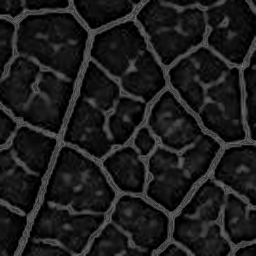
#> input picture dataset/train/images/daun_001_20250613_111058_gray.tif, 256 x 256 px, found by its file name; its folder holds only this picture in this run
$ python morph.py
#> lines starting #> are read from the running program, lines starting #| are printed output that depends on the picture; after the words box and inside, x2 and y2 are one past the last pixel; in counts of white or black regions, pixels touching at a corner belong together
import numpy as np
import cv2
import os
from skimage.morphology import skeletonize

# [35 lines left out: function dip_morphological_processing, not called in this run]

# Generate ground truth masks
def generate_ground_truth_masks(sourcePath, outputPath):
    # Ensure output directory exists
    os.makedirs(outputPath, exist_ok=True)

    for imagePath in os.listdir(sourcePath):
        inputPath = os.path.join(sourcePath, imagePath)

        # Read image; if it fails skip
        img = cv2.imread(inputPath)
#> img is the input picture: shape (256, 256, 3); min 0, max 143, mean 28
        if img is None:
            # skip non-image files
            continue

        # Reduce brightness and blur
        img = cv2.convertScaleAbs(img, alpha=1.0, beta=-50)
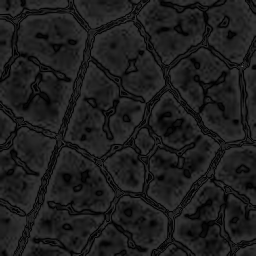
#> img: shape (256, 256, 3); min 0, max 93, mean 29.8
        img = cv2.GaussianBlur(img, (7, 7), 0)

        # Convert to grayscale (from BGR)
        gray = cv2.cvtColor(img, cv2.COLOR_BGR2GRAY)

        # Binary thresholding using Otsu
        _, binary = cv2.threshold(gray, 0, 255, cv2.THRESH_BINARY + cv2.THRESH_OTSU)
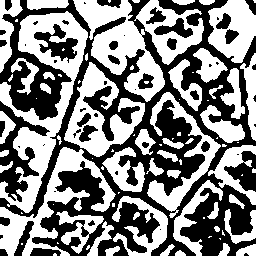
#> binary: shape (256, 256); 52.1% white; 53 black regions (23 under 20 px), largest, box (x1, y1, x2, y2) and area: (0, 0, 256, 256) 25498, (0, 101, 50, 202) 1653, (34, 24, 78, 63) 736
        binary = cv2.bitwise_not(binary)  # Invert the binary image
        filename = os.path.splitext(imagePath)[0] + '_binary.tif'
        cv2.imwrite(os.path.join(outputPath, filename), binary)

# Randome images and save to the folder for training and testing
# [36 lines left out: function random_save_images, not called in this run]

if __name__ == '__main__':
    # path of the folder containing the images
    sourcePath = 'd://z/master/comvis/leaf_vein/images/roi/daun/'
    # path of the folder that will contain the modified image
    outputPath0 = 'd://z/master/comvis/leaf_vein/images/resize/daun/'
    outputPath1 = 'd://z/master/comvis/leaf_vein/images/gray/daun/'
    outputPath2 = 'd://z/master/comvis/leaf_vein/images/morph/daun2/'
    # run
    #dip_morphological_processing(sourcePath, outputPath0, outputPath1, outputPath2)

    # random save images for training and testing
    outputPath_train = 'd://z/master/comvis/leaf_vein/dataset/train/images/'
    outputPath_test = 'd://z/master/comvis/leaf_vein/dataset/test/images/'
    #random_save_images(outputPath0, outputPath_train, outputPath_test)

    # process the images in the morph folder for training and testing
    mask_outputPath_train = 'd://z/master/comvis/leaf_vein/dataset/train/masks/'
    mask_outputPath_test = 'd://z/master/comvis/leaf_vein/dataset/test/masks/'
    generate_ground_truth_masks(outputPath_train, mask_outputPath_train)
    generate_ground_truth_masks(outputPath_test, mask_outputPath_test)

$ run again, on dataset/train/images/daun_001_20250613_111109_gray.tif
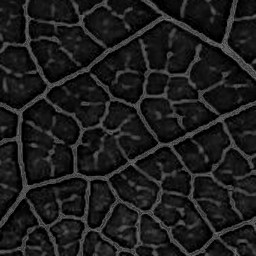
#> input picture dataset/train/images/daun_001_20250613_111109_gray.tif, 256 x 256 px, found by its file name
#> in generate_ground_truth_masks, img is the input picture: shape (256, 256, 3); min 0, max 119, mean 28.2
#> in generate_ground_truth_masks, `img = cv2.convertScaleAbs(img, alpha=1.0, beta=-50)`:
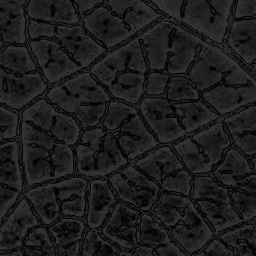
#> img: shape (256, 256, 3); min 0, max 69, mean 29.3
#> in generate_ground_truth_masks, `_, binary = cv2.threshold(gray, 0, 255, cv2.THRESH_BINARY + cv2.THRESH..`:
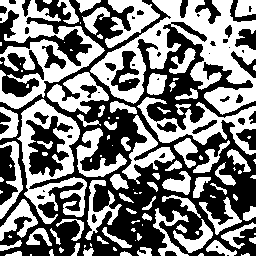
#> binary: shape (256, 256); 49.1% white; 113 white regions (44 under 20 px), largest, box (x1, y1, x2, y2) and area: (90, 0, 256, 115) 7436, (0, 0, 105, 109) 4072, (17, 99, 87, 224) 3294

$ run again, on dataset/train/images/daun_001_20250613_111113_gray.tif
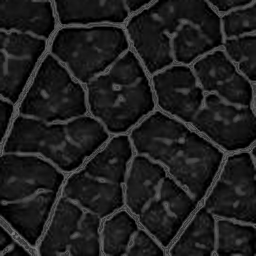
#> input picture dataset/train/images/daun_001_20250613_111113_gray.tif, 256 x 256 px, found by its file name
#> in generate_ground_truth_masks, img is the input picture: shape (256, 256, 3); min 0, max 126, mean 30.2
#> in generate_ground_truth_masks, `img = cv2.convertScaleAbs(img, alpha=1.0, beta=-50)`:
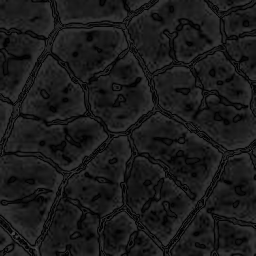
#> img: shape (256, 256, 3); min 0, max 76, mean 26.8
#> in generate_ground_truth_masks, `_, binary = cv2.threshold(gray, 0, 255, cv2.THRESH_BINARY + cv2.THRESH..`:
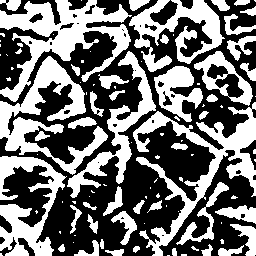
#> binary: shape (256, 256); 44.8% white; 101 white regions (56 under 20 px), largest, box (x1, y1, x2, y2) and area: (0, 0, 132, 102) 4787, (133, 102, 256, 256) 4452, (0, 56, 108, 175) 3892
